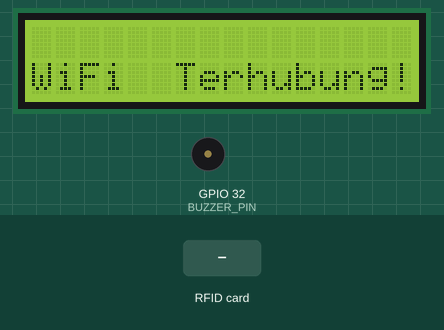
This sketch was run on a simulated ESP32. On the bench: 16×2 character LCD, buzzer (waves = sounding, pin HIGH). The test bench sets the inputs (shaded band). WiFi joins after 1.5 s; servers stay silent unless stated; the local clock reads 2024-03-15 10:24:30 at power-on unless the sketch sets it; what the sketch prints to the serial monitor is not drawn.

Above: at 1.7 s.
At 5.9 s:
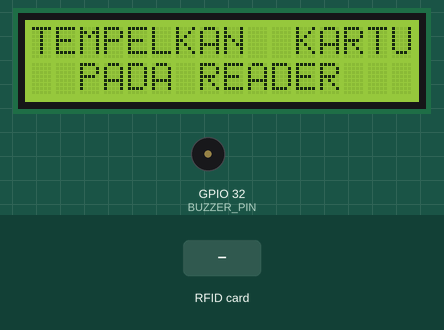
6.0 s: RFID card 12 34 56 78 held to the reader
At 7.8 s:
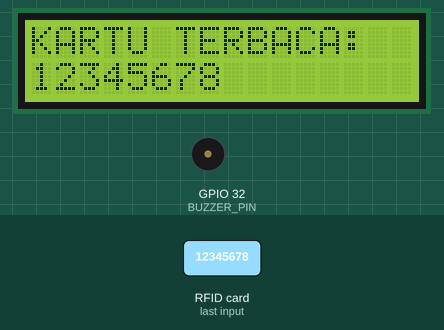
9.0 s: RFID card 5E 7A 19 C4 held to the reader
At 13.3 s:
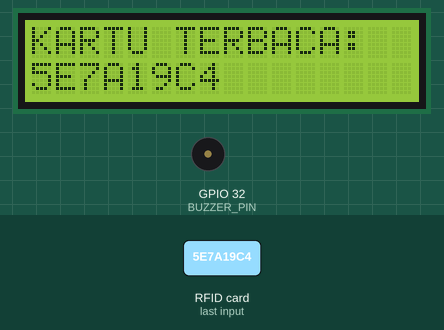
Timing chart, 0 to 14.8 s (numbered marks = the images above; inputs shaded):
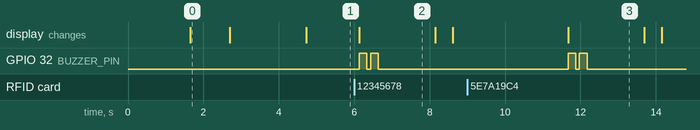

Measured:
- after the input at 6.0 s, GPIO 32 (BUZZER_PIN): alternates HIGH for 0.20 s and LOW for 0.10 s, 4 changes in all, then stays LOW, starting after 0.14 s; the display: changes after 0.14 s (image 2)
- after the input at 9.0 s, GPIO 32 (BUZZER_PIN): alternates HIGH for 0.20 s and LOW for 0.10 s, 4 changes in all, then stays LOW, starting after 2.7 s; the display: changes after 2.7 s (image 3)
- what the display in image 0 shows lasts 1.0 s, from 1.7 s to 2.7 s
- what the display in image 2 shows lasts 2.1 s, from 6.1 s to 8.2 s

The sketch:

RFID_Perpus.ino
```cpp
#include <WiFi.h>
#include <Firebase_ESP_Client.h>
#include <Wire.h>
#include <LiquidCrystal_I2C.h>
#include <SPI.h>
#include <MFRC522.h>
#include "addons/TokenHelper.h"
#include "addons/RTDBHelper.h"
#include "time.h"

// WiFi
#define WIFI_SSID "Redmi Note 10 5G"
#define WIFI_PASSWORD "12345678"

// Firebase
#define API_KEY "AIzaSyB1HKFjB7AZFLZ-P-iixMd9SdGA5njXN4c"
#define DATABASE_URL "https://e-perpus-13f02-default-rtdb.firebaseio.com/"
#define USER_EMAIL "thisbrandon776@gmail.com"
#define USER_PASSWORD "thomasbrandon25"

// Komponen
#define SS_PIN 4
#define RST_PIN 15
#define BUZZER_PIN 32

MFRC522 rfid(SS_PIN, RST_PIN);
LiquidCrystal_I2C lcd(0x27, 16, 2);
FirebaseData fbdo;
FirebaseAuth auth;
FirebaseConfig config;
FirebaseJson json;

const char* ntpServer = "pool.ntp.org";
unsigned long timestamp;
String lastUID = "";
unsigned long lastScanTime = 0;

void initWiFi() {
  WiFi.begin(WIFI_SSID, WIFI_PASSWORD);
  Serial.print("Menghubungkan WiFi");
  lcd.setCursor(1, 0);
  lcd.print("MENGHUBUNGKAN");
  lcd.setCursor(6, 1);
  lcd.print("WiFi");
  while (WiFi.status() != WL_CONNECTED) {
    Serial.print(".");
    delay(500);
  }
  Serial.println("\nWiFi Terhubung!");
  lcd.clear();
  lcd.setCursor(0, 1);
  lcd.print("WiFi  Terhubung!");
  delay(1000);
  lcd.clear();
}

unsigned long getTime() {
  time_t now;
  struct tm timeinfo;
  if (!getLocalTime(&timeinfo)) {
    return 0;
  }
  time(&now);
  return now;
}

String readRFID() {
  while (!rfid.PICC_IsNewCardPresent() || !rfid.PICC_ReadCardSerial()) {
    delay(100);
  }

  String uid = "";
  for (byte i = 0; i < rfid.uid.size; i++) {
    uid += (rfid.uid.uidByte[i] < 0x10 ? "0" : "");
    uid += String(rfid.uid.uidByte[i], HEX);
  }
  uid.toUpperCase();

  rfid.PICC_HaltA();
  rfid.PCD_StopCrypto1();
  return uid;
}

void kirimKeFirebase(String id_kartu) {
  // Cek apakah UID sama dengan scan sebelumnya dan masih dalam interval waktu
  unsigned long currentTime = millis();
  if (id_kartu == lastUID && (currentTime - lastScanTime) < 3000) {
    Serial.println("Duplicate scan ignored");
    return;
  }

  lastUID = id_kartu;
  lastScanTime = currentTime;

  timestamp = getTime();

  // Kirim ke current_rfid untuk real-time detection
  String currentRfidPath = "/current_rfid";
  json.clear();
  json.set("uid", id_kartu);
  json.set("timestamp", String(timestamp));
  json.set("status", "scanned");

  if (Firebase.RTDB.setJSON(&fbdo, currentRfidPath.c_str(), &json)) {
    Serial.println("Data terkirim ke current_rfid");
  } else {
    Serial.print("Gagal mengirim ke current_rfid: ");
    Serial.println(fbdo.errorReason());
  }

  // Kirim ke Userdata untuk logging
  String userdataPath = "/Userdata/" + id_kartu + "/readings";
  String readingId = String(timestamp);

  json.clear();
  json.set("id_kartu", id_kartu);
  json.set("waktu_scan", String(timestamp));
  json.set("status", "active");

  if (Firebase.RTDB.setJSON(&fbdo, (userdataPath + "/" + readingId).c_str(), &json)) {
    Serial.println("Data terkirim ke Userdata");
  } else {
    Serial.print("Gagal mengirim ke Userdata: ");
    Serial.println(fbdo.errorReason());
  }

  // Update rfid_logs untuk history
  String logPath = "/rfid_logs";
  String logId = id_kartu + "_" + String(timestamp);

  json.clear();
  json.set("uid", id_kartu);
  json.set("timestamp", String(timestamp));
  json.set("action", "card_scanned");
  json.set("device", "ESP32_RFID_Reader");

  Firebase.RTDB.setJSON(&fbdo, (logPath + "/" + logId).c_str(), &json);
}

void setup() {
  Serial.begin(115200);
  SPI.begin();
  rfid.PCD_Init();
  lcd.init();
  lcd.backlight();
  pinMode(BUZZER_PIN, OUTPUT);
  digitalWrite(BUZZER_PIN, LOW);

  initWiFi();
  configTime(25200, 0, ntpServer); // UTC+7 untuk WIB

  config.api_key = API_KEY;
  config.database_url = DATABASE_URL;
  auth.user.email = USER_EMAIL;
  auth.user.password = USER_PASSWORD;
  config.token_status_callback = tokenStatusCallback;
  config.max_token_generation_retry = 5;

  Firebase.reconnectWiFi(true);
  Firebase.begin(&config, &auth);

  Serial.println("Menunggu autentikasi Firebase...");
  lcd.setCursor(0, 0);
  lcd.print("FIREBASE");
  lcd.setCursor(0, 1);
  lcd.print("CONNECTING...");

  while ((auth.token.uid) == "") {
    Serial.print(".");
    delay(1000);
  }
  Serial.println("\nFirebase Siap!");

  lcd.clear();
  lcd.setCursor(0, 0);
  lcd.print("SISTEM SIAP");
  lcd.setCursor(0, 1);
  lcd.print("TAP KARTU RFID");
  delay(2000);
}

void loop() {
  // Tampilkan status ready
  lcd.clear();
  lcd.setCursor(0, 0);
  lcd.print("TEMPELKAN  KARTU");
  lcd.setCursor(2, 1);
  lcd.print("PADA READER");

  String id_kartu = readRFID();
  Serial.print("UID Kartu: ");
  Serial.println(id_kartu);

  // Tampilkan UID yang terbaca
  lcd.clear();
  lcd.setCursor(0, 0);
  lcd.print("KARTU TERBACA:");
  lcd.setCursor(0, 1);
  if (id_kartu.length() > 16) {
    lcd.print(id_kartu.substring(0, 16));
  } else {
    lcd.print(id_kartu);
  }

  // Suara buzzer
  digitalWrite(BUZZER_PIN, HIGH);
  delay(200);
  digitalWrite(BUZZER_PIN, LOW);
  delay(100);
  digitalWrite(BUZZER_PIN, HIGH);
  delay(200);
  digitalWrite(BUZZER_PIN, LOW);

  delay(1500);

  // Kirim ke Firebase
  lcd.clear();
  lcd.setCursor(0, 0);
  lcd.print("MENGIRIM DATA...");
  kirimKeFirebase(id_kartu);

  lcd.setCursor(0, 1);
  lcd.print("DATA TERKIRIM!");
  delay(2000);

  // Delay sebelum scan berikutnya
  delay(1000);
}
```
